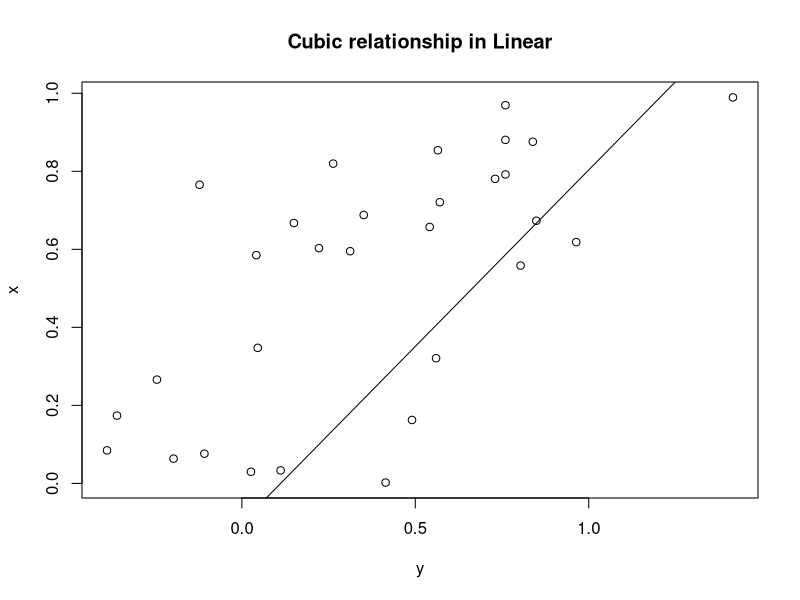

Write R code to recreate this figure.
## ---- chunk 1
x = runif(30); y = x^3 + rnorm(30)/3
plot(y, x); abline(lm(y ~ x))
title("Cubic relationship in Linear")
## ---- chunk 2
A = matrix(c(3, -4, -1, -6, 0, 5, 4, 5, 7), nrow = 3, byrow = T)
v = matrix(c(7, 3, 24), nrow = 3, byrow = T)
solve(A) %*% v
